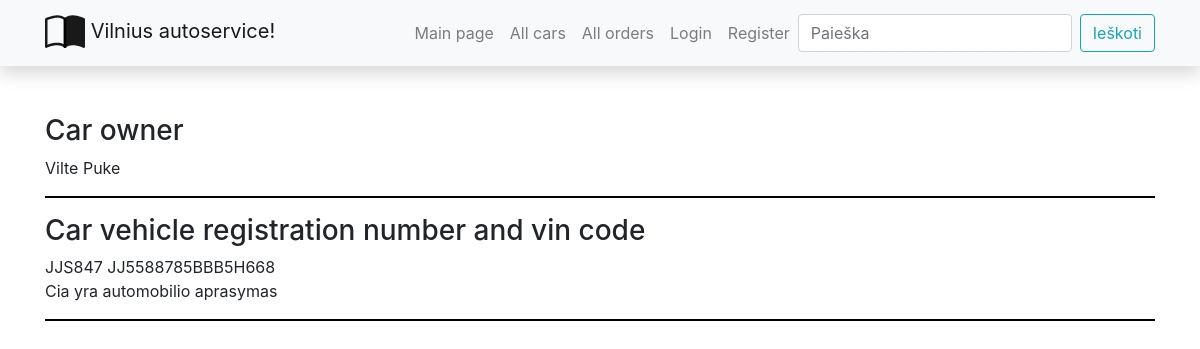
The app's page /autoservisas/car/2 with its own data.
### autoservisas/models.py (models this page shows, shortened)
class Car(models.Model):
    valst_nr = models.CharField('Number', max_length=6, help_text='Enter the country registration number')
    vin_code = models.CharField('VIN_code', max_length=17, help_text='Enter a VIN code')
    client = models.CharField('Client', max_length=200, help_text='Enter client name and last name')
    description = HTMLField(default='Cia yra automobilio aprasymas')
    automodel = models.ForeignKey('AutoModel', on_delete=models.SET_NULL, null=True)
    cover = models.ImageField('Photo', upload_to='covers', null=True)
    class Meta:
        verbose_name = "Car"
        verbose_name_plural = "Cars"

### autoservisas/views.py (the view)
# urls.py: path('car/', views.cars, name='car'),
def car(request, car_id):
    single_car = get_object_or_404(Car, pk=car_id)
    return render(request, 'car.html', {'car': single_car})

### autoservisas/templates/car.html
{% extends "base.html" %}
{% block content %}
<div>
  <h3>Car owner</h3>
  {{ car.client }}
  <hr/>
  <h3>Car vehicle registration number and vin code </h3>
  {{ car.valst_nr }} {{ car.vin_code }}
  <p> {{ car.description |  safe }} </p>
  <hr/>
</div>
{% endblock %}

### autoservisas/static/css/styles.css (style rules this page uses)
hr { width: 100%; background-color: black; height: 1px; border-color : transparent; }

### records on screen
Car: client "Vilte Puke", valst_nr "JJS847", vin_code "JJ5588785BBB5H668", description "Cia yra automobilio aprasymas"
